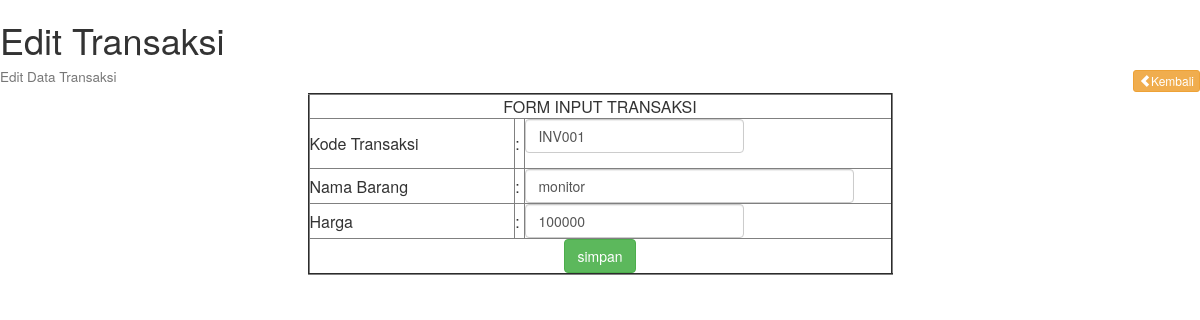
/edit.php?id=INV001, run on the app's committed database.
### tables this page shows
CREATE TABLE `transaksi` (
  `kode_transaksi` char(15) NOT NULL,
  `nama_barang` varchar(70) NOT NULL,
  `harga` int(8) NOT NULL,
  `diskon` decimal(8,2) NOT NULL,
  `total` decimal(8,2) NOT NULL
);

### edit.php (the view)
<?php include_once('koneksi.php');?>
  <link href="assets/css/bootstrap.min.css" rel="stylesheet">
  <link href="assets/css/simple-sidebar.css" rel="stylesheet">
<div>
  <h1>Edit Transaksi</h1>
    <h4>
      <small> Edit Data Transaksi</small>
      <div class="pull-right">
        <a href="index.php" class="btn btn-warning btn-xs"><i class="glyphicon glyphicon-chevron-left "></i>Kembali</a>
      </div>
    </h4>
    <div class="row">
      <div class="col-lg-6 col-lg-offset-3">
          <?php
           $id = @$_GET['id'];
           $sql_transaksi = mysqli_query($con, " SELECT * FROM transaksi WHERE kode_transaksi ='$id' ") or die (mysqli_error($con));
           $data = mysqli_fetch_array($sql_transaksi);
          ?>
        <form action="simpan.php" method="post">
          <table border="2px" style="width: 100%">
            <tr >
            <td colspan="3" align="center">FORM INPUT TRANSAKSI</td>
          </tr>
          <tr>
            <td>Kode Transaksi</td>
            <td>:</td>
            <td>
              <div class="form-group">
                <input type="text" style="width: 60%" value="<?=$data['kode_transaksi'] ?>" name="kode_transaksi" class="form-control"  id="kode_transaksi" required>
              </div>
            </td>
          </tr>
          <tr>
            <td>Nama Barang</td>
            <td>:</td>
            <td>
              <input type="text" style="width: 90%" value="<?=$data['nama_barang'] ?>" name="nama_barang" class="form-control"  id="nama_barang" required>
            </td>
          </tr>
          <tr>
            <td>Harga</td>
            <td>:</td>
            <td><input type="text" style="width: 60%" value="<?=$data['harga'] ?>" name="harga" class="form-control"  id="harga" required></td>
          </tr>
          <tr>
            <td colspan="3" align="center"><input type="submit" name="edit" value="simpan" class="btn btn-success "></td>
          </tr>
          </table>
        </form>
      </div>
    </div>
</div>

### data on the page
transaksi: kode_transaksi "INV001", nama_barang "monitor", harga "100000"
